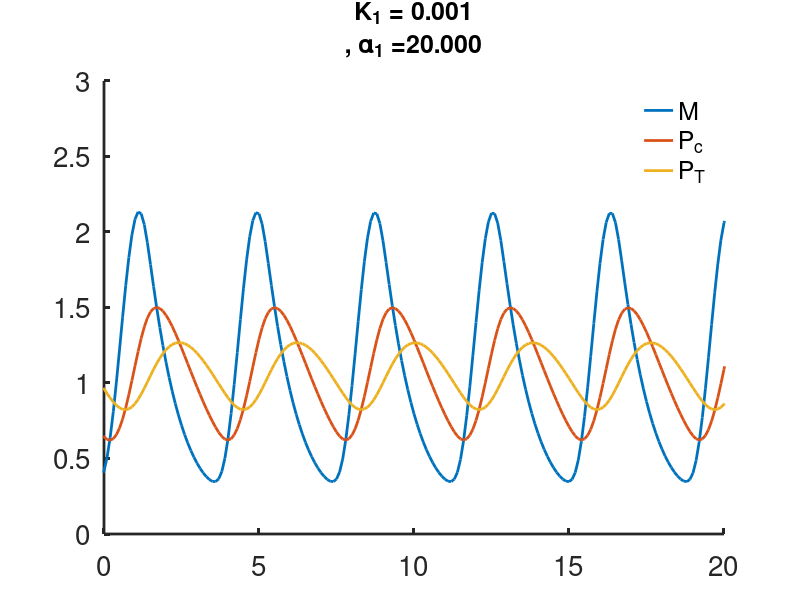

Write the MATLAB code that produced this figure.

%  -------------------------------------------------------------------
%
%   Code to simulate the SNF circadian clock model of Kim and Forger.
%
%   For Chapter 10, Section 10.3.1 of
%   Keener and Sneyd, Mathematical Physiology, 3rd Edition, Springer.
%
%   Written by James Keener and James Sneyd.
%
%  -------------------------------------------------------------------

function Kim_forger_SNF

clear all
close all
clc
set(0,                           ...
   'defaultaxesfontsize', 20,   ...
   'defaultaxeslinewidth', 2.0, ...
   'defaultlinelinewidth', 2.0);

global Kd alpha1 alpha2 alpha3 bet1 bet2 bet3  AT
%specify parameter values
 formatSpecF = '%6.3f\n';
alpha1 = 20;
alpha2 = 1;
alpha3 = 1;
bet1 = 1
bet2 = 0;
bet3 = 1;

 Kd=1.e-3;
 AT= 1;

%specify the output points
tspan = [-24:.1:30];

%specify initial data

y0 = [0.5;0.5;0.5];

[T,Y] = ode23(@deRHS,tspan, y0);
figure(1)
plot(T,Y(:,1), T,Y(:,2),T,Y(:,3),'linewidth',2)
 title(strcat('K_1 = ',sprintf(formatSpecF,Kd),', \alpha_1 = ',sprintf(formatSpecF,alpha1)),'fontsize',18)


%xlabel('time (hours)','fontsize',16)
%text(16,3,'PER','fontsize',16)
%text(11,1.5,'mRNA','fontsize',16)
 axis([0 20 0 3])
 legend('boxoff')
 legend('M','P_c','P_T')
set(gca,'linewidth',2)
box off



% figure(2)
% loglog(P,M1,'b--',P,M2,'r--',Y(:,2),Y(:,1),'linewidth',2)
% ylabel('mRNA','fontsize',16)
% xlabel('Per','fontsize',16)
% text(2.5,.1,'dM/dt = 0','fontsize',16)
% text(2,4,'dP/dt = 0','fontsize',16)
% %axis([.001 100 .01 100])
% set(gca,'linewidth',1.5)
% box off

end % of main


%%
function F_prime=deRHS(t,y)
global Kd alpha1 alpha2 alpha3 bet1 bet2 bet3  AT

M = y(1);
Pc = y(2);
P = y(3);


A = (AT-P-Kd+((AT-P-Kd)^2+4*AT*Kd)^0.5)/2;
Mp=alpha1*A-bet1*M;
Pcp=alpha2*M-(bet2+alpha3)*Pc;
Pp=alpha3*Pc-bet3*P;


F_prime = [Mp;Pcp;Pp];
end
